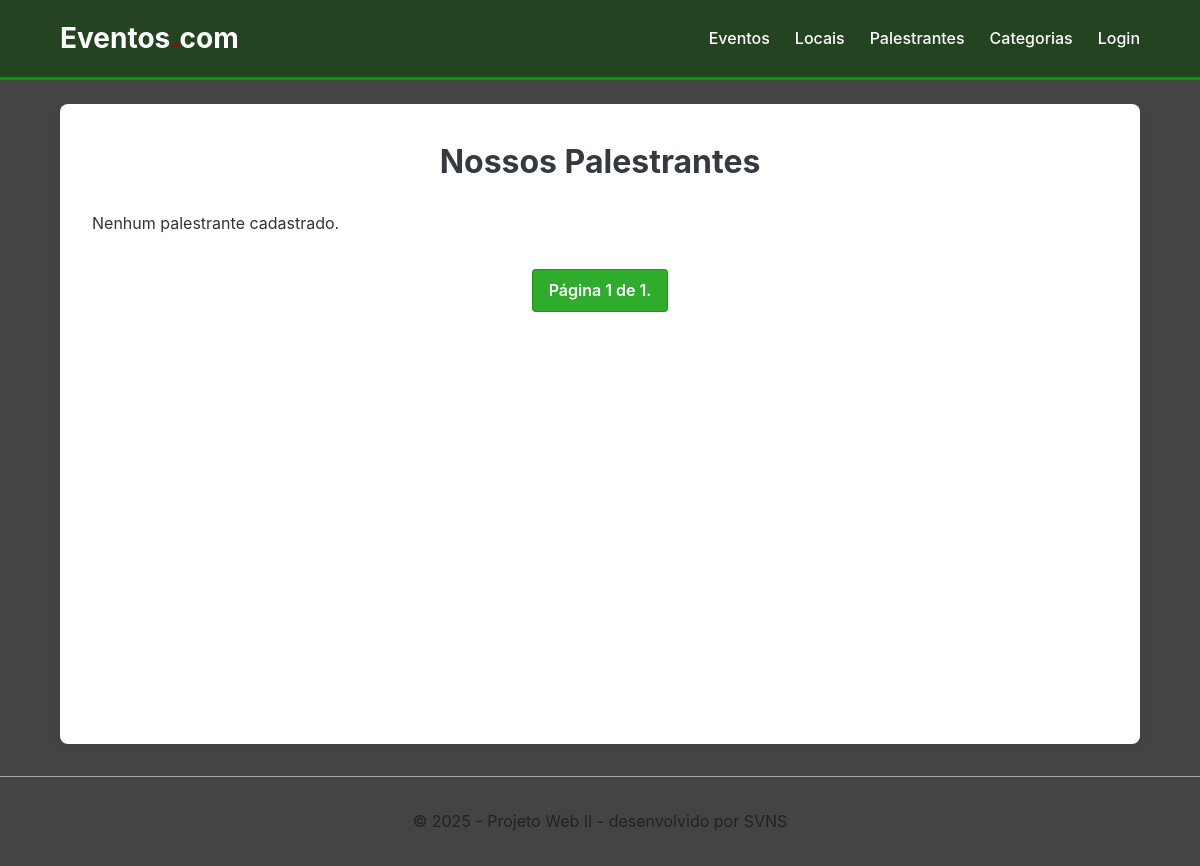
Page /palestrantes/ on the earlier database version.
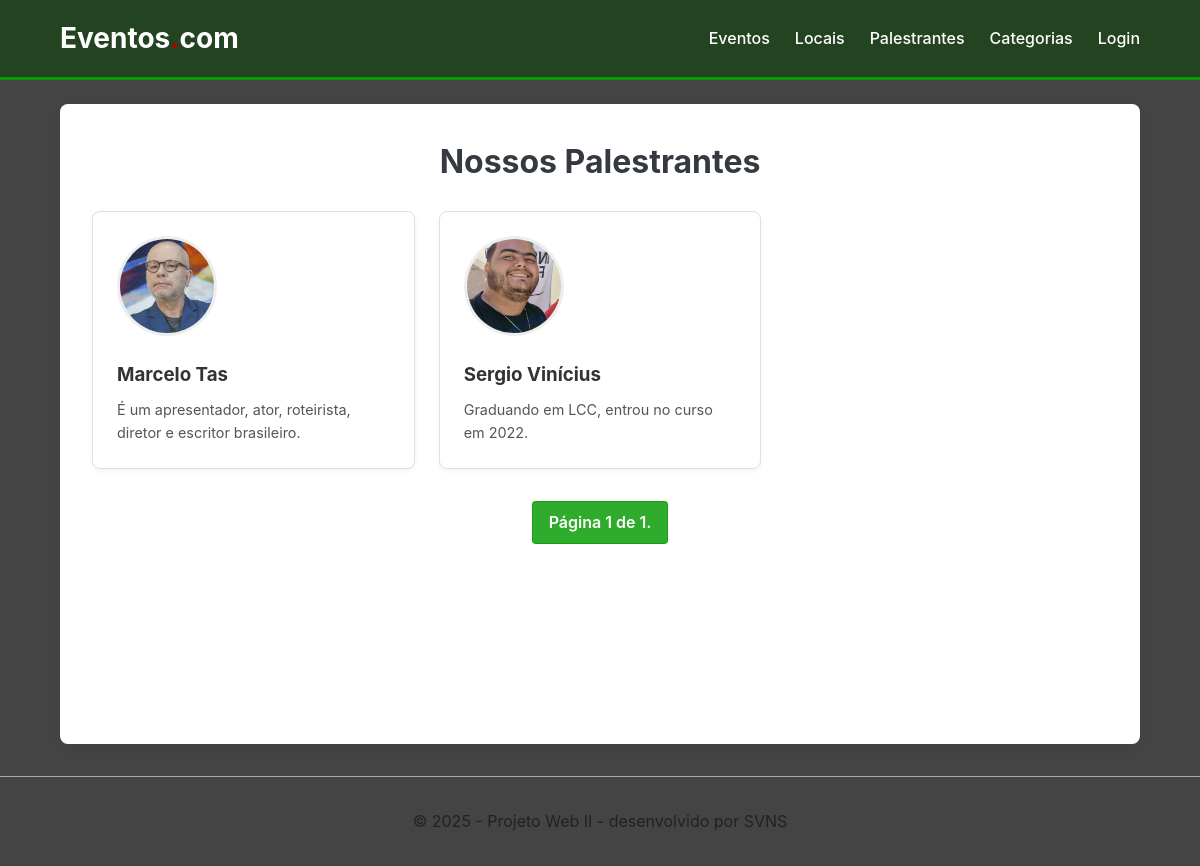
Same page on the later database version.
### projeto_webII_app/models.py (models this page shows, shortened)
class Palestrante(models.Model):
    nome = models.CharField(max_length=150)
    mini_bio = models.TextField()
    foto = models.ImageField(upload_to='palestrantes/', blank=True, null=True)

### projeto_webII_app/views.py (the view)
# urls.py: path('palestrantes/', views.listarPalestrantes, name='listarPalestrantes'),
def listarPalestrantes(request):
    lista_palestrantes = Palestrante.objects.all().order_by('nome')
    paginator = Paginator(lista_palestrantes, 5)
    num_pagina = request.GET.get('page')
    obj_pagina = paginator.get_page(num_pagina)
    return render(request, 'app/listarPalestrantes.html', {'obj_pagina': obj_pagina})

### projeto_webII_app/templates/app/listarPalestrantes.html (shortened to what this page needs)
{% extends 'app/base.html' %}
{% block content %}
    <h1>Nossos Palestrantes</h1>
    <div class="list-container">
        {% for palestrante in obj_pagina %}
            <div class="card">
                {% if palestrante.foto %}
                    <img src="{{ palestrante.foto.url }}" alt="{{ palestrante.nome }}" class="palestrante-foto-small">
                {% endif %}
                <h3>{{ palestrante.nome }}</h3>
                <p>{{ palestrante.mini_bio|truncatewords:20 }}</p>
            </div>
        {% empty %}
            <p>Nenhum palestrante cadastrado.</p>
        {% endfor %}
    </div>
    <div class="pagination">
        <span class="page-current">
            Página {{ obj_pagina.number }} de {{ obj_pagina.paginator.num_pages }}.
        </span>
    </div>
{% endblock %}

### projeto_webII_app/templates/app/base.html (shortened to what this page needs)
{% load static %}
<!DOCTYPE html>
<html lang="pt-br">
<head>
    <link rel="stylesheet" href="{% static 'css/style.css' %}">
</head>
<body>
    <header class="navbar">
        <div class="container">
            <a href="{% url 'listarEventos' %}" class="logo">Eventos<span>.</span>com</a>
            <nav>
                <ul>
                    <li><a href="{% url 'listarEventos' %}">Eventos</a></li>
                    <li><a href="{% url 'listarLocais' %}">Locais</a></li>
                    <li><a href="{% url 'listarPalestrantes' %}">Palestrantes</a></li>
                    <li><a href="{% url 'listarCatEventos' %}">Categorias</a></li>
                    {% if user.is_authenticated %}
                        {% if user.is_staff %}
                            <li><a href="{% url 'admin_dashboard' %}">Painel Admin</a></li>
                        {% endif %}
                        <li>
                            <form method="post" action="{% url 'logout' %}" id="logout-form">
                                {% csrf_token %}
                                <button type="submit" class="logout-button">Sair ({{ user.username }})</button>
                            </form>
                        </li>
                    {% else %}
                        <li><a href="{% url 'login' %}">Login</a></li>
                    {% endif %}
                </ul>
            </nav>
        </div>
    </header>
    <main class="container">
        {% block content %}
        {% endblock %}
    </main>
    <footer class="footer">
        <p>&copy; 2025 - Projeto Web II - desenvolvido por SVNS</p>
    </footer>
</body>
</html>

### projeto_webII_app/static/css/style.css (style rules this page uses)
*, *:before, *:after { box-sizing: border-box; }
body, h1, h2, h3, h4, p, ul, li, form, figure { margin: 0; padding: 0; }
body { font-family: -apple-system, BlinkMacSystemFont, "Segoe UI", Roboto, Helvetica, Arial, sans-serif; line-height: 1.6; background-color: #444444; color: #333; }
a { color: #059b00; text-decoration: none; }
img { max-width: 100%; height: auto; }
.container { width: 90%; max-width: 1200px; margin-left: auto; margin-right: auto; }
.navbar { background-color: #244421; color: white; padding: 1rem 0; border-bottom: 3px solid #059b00; }
.navbar .container { display: flex; justify-content: space-between; align-items: center; }
.navbar nav ul { list-style: none; display: flex; }
.navbar nav li { margin-left: 25px; }
.navbar nav a { color: white; text-decoration: none; font-weight: 500; transition: color 0.2s ease-in-out; }
main.container { padding: 2rem; background-color: #ffffff; min-height: 80vh; margin-top: 1.5rem; margin-bottom: 1.5rem; border-radius: 8px; box-shadow: 0 4px 12px rgba(0, 0, 0, 0.05); }
.footer { text-align: center; padding: 2rem 0; margin-top: 2rem; color: #222; border-top: 1px solid #a6a7a8; }
.form-styled h2, h1 { text-align: center; margin-bottom: 1.5rem; color: #343a40; }
.list-container { display: grid; grid-template-columns: repeat(auto-fill, minmax(280px, 1fr)); gap: 1.5rem; }
.card { border: 1px solid #e0e0e0; border-radius: 8px; padding: 1.5rem; background: #fff; box-shadow: 0 2px 5px rgba(0, 0, 0, 0.05); transition: box-shadow 0.2s, transform 0.2s; }
.card h3 { margin-bottom: 0.5rem; }
.card p { color: #555; font-size: 0.9rem; }
.pagination { margin-top: 2rem; text-align: center; }
.pagination a, .pagination .page-current { display: inline-block; padding: 0.5rem 1rem; margin: 0 0.25rem; border: 1px solid #ddd; border-radius: 4px; text-decoration: none; }
.pagination .page-current { background-color: #059b00d3; color: white; border-color: #059b00cc; font-weight: 600; }
.palestrante-foto-small { width: 100px; height: 100px; border-radius: 50%; object-fit: cover; margin-bottom: 1rem; border: 3px solid #eee; }

Differences in the rows shown:
added Palestrante: foto (picture), nome "Marcelo Tas", mini_bio "É um apresentador, ator, roteirista, diretor e escritor brasileiro."
added Palestrante: foto (picture), nome "Sergio Vinícius", mini_bio "Graduando em LCC, entrou no curso em 2022."
Other differences:
text no longer shown: "Nenhum palestrante cadastrado."
